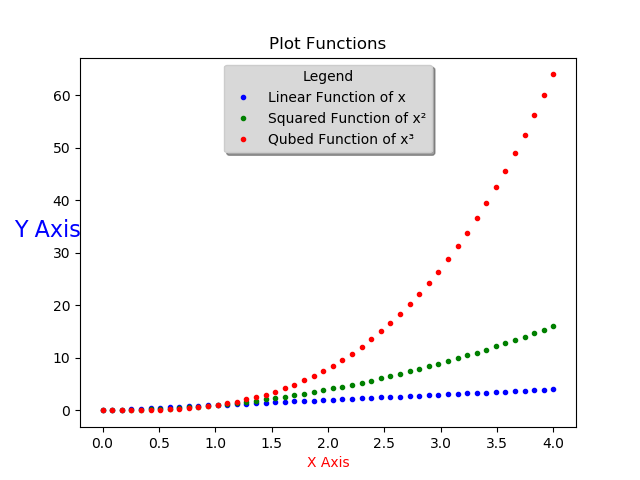

This chart was generated by the following Python code:
# Silvio Dunst
# Plotting

import numpy as np # Import numpy library as variable np
import matplotlib.pyplot as plt # Import matplotlib libarary and use pyplot function as variable plt

x = np.linspace(0, 4, 48) # x axis start value 0 and end value 4 with 48 x values in between
# f(x) = x
f = x * 1 # f is the linear function of x

# g(x) = x² # type in 2 after x, select 2, press Alt key and Number pad 0178 to get squared of a variable
g = x **2 # g is the squared function x

# h(x) = x³ # type in 3 after x, select 3, press Alt key and Number pad 0179 to get squared of a variable
h = x **3 # h is the qubed function x


plt.plot(x, f, 'b.', label = "Linear Function of x") # plot the scatter linear function in blue color and label "Linear Function of x"
plt.plot(x, g, 'g.', label = "Squared Function of x²") # plot the scatter squared function in green color and label "Squared Function of x²"
plt.plot(x, h, 'r.', label = "Qubed Function of x³") # plot the scatter qubed function in red color and label "Squared Function of x³"
plt.legend() # show legend on the plot
# the legend is upper center , anchored center of the plot, legend has one label per line, the box has a shadow, the legend title, facecolr gray in hex
plt.legend(loc="upper center", bbox_to_anchor = [0.5,1], ncol = 1, shadow = True, title = "Legend", fancybox = True, facecolor = '#D8D8D8')
plt.title("Plot Functions") # show Title on the plot
plt.xlabel("X Axis", fontsize = 10, color = 'red') # show x axis label in fontsize 10 and red color
plt.ylabel("Y Axis", fontsize = 16, color = 'blue', rotation = 0) # show y axis label in fontsize 16 and blue color rotation of 0 degree
plt.savefig("Plotting.png") # save the file in the same root folder


